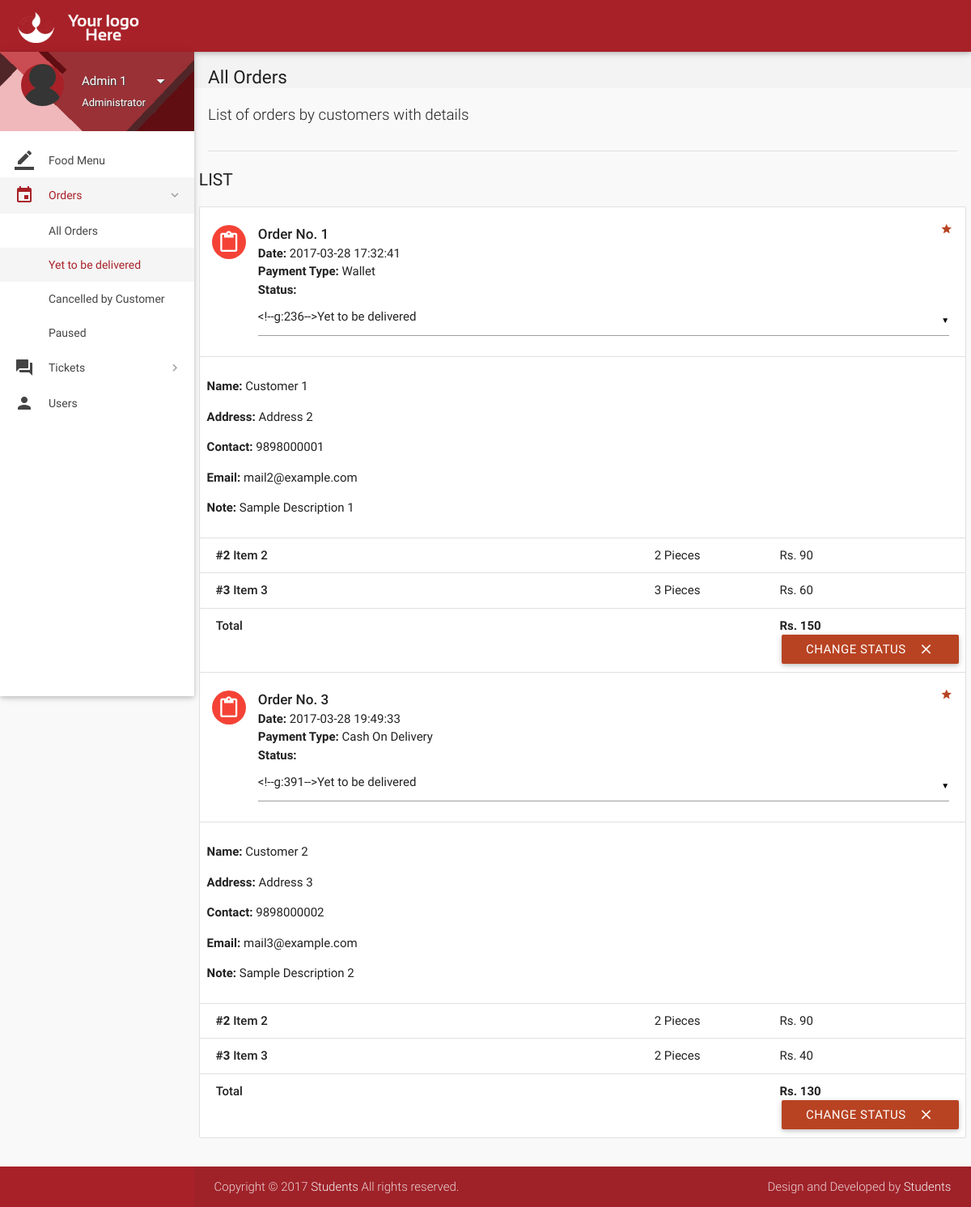
/all-orders.php?status=Yet to be delivered (signed in), run on an earlier commit of the app's database.
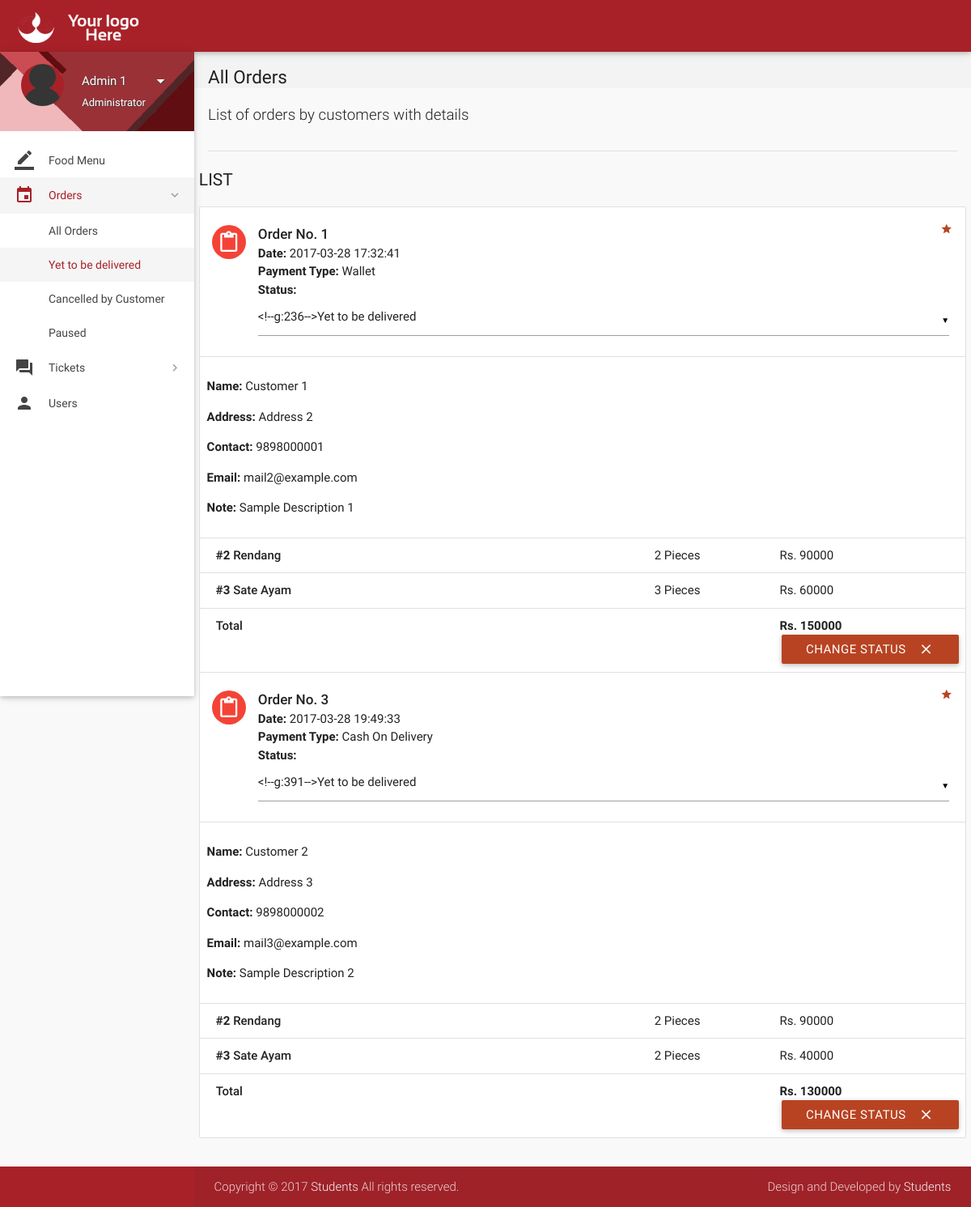
And on a later commit of the database.
### tables this page shows
CREATE TABLE `order_details` (
  `id` int(11) NOT NULL,
  `order_id` int(11) NOT NULL,
  `item_id` int(11) NOT NULL,
  `quantity` int(11) NOT NULL,
  `price` int(11) NOT NULL
);

CREATE TABLE `items` (
  `id` int(11) NOT NULL,
  `name` varchar(20) NOT NULL,
  `price` int(11) NOT NULL,
  `deleted` tinyint(4) NOT NULL DEFAULT '0'
);

CREATE TABLE `orders` (
  `id` int(11) NOT NULL,
  `customer_id` int(11) NOT NULL,
  `address` varchar(300) NOT NULL,
  `description` varchar(300) NOT NULL,
  `date` datetime NOT NULL DEFAULT CURRENT_TIMESTAMP,
  `payment_type` varchar(16) NOT NULL DEFAULT 'Wallet',
  `total` int(11) NOT NULL,
  `status` varchar(25) NOT NULL DEFAULT 'Yet to be delivered',
  `deleted` tinyint(4) NOT NULL DEFAULT '0'
);

### all-orders.php (the view, shortened to what the changed rows need)
<?php
include 'includes/connect.php';
	if($_SESSION['admin_sid']==session_id())
	{
		?>
<!DOCTYPE html>
<html lang="en">
<head>
  <link href="css/materialize.min.css" type="text/css" rel="stylesheet" media="screen,projection">
  <link href="css/style.min.css" type="text/css" rel="stylesheet" media="screen,projection">
  <link href="css/custom/custom.min.css" type="text/css" rel="stylesheet" media="screen,projection">
  <link href="js/plugins/perfect-scrollbar/perfect-scrollbar.css" type="text/css" rel="stylesheet" media="screen,projection">
</head>
<body>
  <header id="header" class="page-topbar">
        <div class="navbar-fixed">
            <nav class="navbar-color">
                <div class="nav-wrapper">
                    <ul class="left">
                      <li><h1 class="logo-wrapper"><a href="index.php" class="brand-logo darken-1"><img src="images/materialize-logo.png" alt="logo"></a> <span class="logo-text">Logo</span></h1></li>
                    </ul>
                </div>
            </nav>
        </div>
  </header>
  <div id="main">
    <div class="wrapper">
								<?php
									$sql = mysqli_query($con, "SELECT DISTINCT status FROM orders;");
									while($row = mysqli_fetch_array($sql)){
									if(isset($_GET['status'])){
										$status = $row['status'];
									}
									}
									?>
      <section id="content">
        <div class="container">
<div id="work-collections" class="seaction">
					<?php
					if(isset($_GET['status'])){
						$status = $_GET['status'];
					}
					else{
						$status = '%';
					}
					$sql = mysqli_query($con, "SELECT * FROM orders WHERE status LIKE '$status';");
					echo '<div class="row">
                <div>
                    <h4 class="header">List</h4>
                    <ul id="issues-collection" class="collection">';
					while($row = mysqli_fetch_array($sql))
					{
						$status = $row['status'];
						$deleted = $row['deleted'];
						echo '<li class="collection-item avatar">
                              <i class="mdi-content-content-paste red circle"></i>
                              <span class="collection-header">Order No. '.$row['id'].'</span>
                              <p><strong>Date:</strong> '.$row['date'].'</p>
                              <p><strong>Payment Type:</strong> '.$row['payment_type'].'</p>
							  <p><strong>Status:</strong> '.($deleted ? $status : '
							  <form method="post" action="routers/edit-orders.php">
							    <input type="hidden" value="'.$row['id'].'" name="id">
								<select name="status">
								<option value="Yet to be delivered" '.($status=='Yet to be delivered' ? 'selected' : '').'>Yet to be delivered</option>
								<option value="Delivered" '.($status=='Delivered' ? 'selected' : '').'>Delivered</option>
								<option value="Cancelled by Admin" '.($status=='Cancelled by Admin' ? 'selected' : '').'>Cancelled by Admin</option>
								<option value="Paused" '.($status=='Paused' ? 'selected' : '').'>Paused</option>
								</select>
							  ').'</p>
                              <a href="#" class="secondary-content"><i class="mdi-action-grade"></i></a>
                              </li>';
						$order_id = $row['id'];
						$customer_id = $row['customer_id'];
						$sql1 = mysqli_query($con, "SELECT * FROM order_details WHERE order_id = $order_id;");
						$sql3 = mysqli_query($con, "SELECT * FROM users WHERE id = $customer_id;");
							while($row3 = mysqli_fetch_array($sql3))
							{
							echo '<li class="collection-item">
                            <div class="row">
							<p><strong>Name: </strong>'.$row3['name'].'</p>
							<p><strong>Address: </strong>'.$row['address'].'</p>
							'.($row3['contact'] == '' ? '' : '<p><strong>Contact: </strong>'.$row3['contact'].'</p>').'
							'.($row3['email'] == '' ? '' : '<p><strong>Email: </strong>'.$row3['email'].'</p>').'
							'.(!empty($row['description']) ? '<p><strong>Note: </strong>'.$row['description'].'</p>' : '').'
                            </li>';
							}
						while($row1 = mysqli_fetch_array($sql1))
						{
							$item_id = $row1['item_id'];
							$sql2 = mysqli_query($con, "SELECT * FROM items WHERE id = $item_id;");
							while($row2 = mysqli_fetch_array($sql2))
								$item_name = $row2['name'];
							echo '<li class="collection-item">
                            <div class="row">
                            <div class="col s7">
                            <p class="collections-title"><strong>#'.$row1['item_id'].'</strong> '.$item_name.'</p>
                            </div>
                            <div class="col s2">
                            <span>'.$row1['quantity'].' Pieces</span>
                            </div>
                            <div class="col s3">
                            <span>Rs. '.$row1['price'].'</span>
                            </div>
                            </div>
                            </li>';
						}
								echo'<li class="collection-item">
                                        <div class="row">
                                            <div class="col s7">
                                                <p class="collections-title"> Total</p>
                                            </div>
                                            <div class="col s2">
											<span> </span>
                                            </div>
                                            <div class="col s3">
                                                <span><strong>Rs. '.$row['total'].'</strong></span>
                                            </div>';
								if(!$deleted){
								echo '<button class="btn waves-effect waves-light right submit" type="submit" name="action">Change Status
                                              <i class="mdi-content-clear right"></i>
										</button>
										</form>';
								}
								echo'</div></li>';
					}
					?>
					</ul>
                </div>
              </div>
            </div>
        </div>
      </section>
    </div>
  </div>
</body>
</html>
<?php
	}
?>

What changed in the data, as far as the page shows it:
changed orders "Wallet": total "150" → "150000"
changed order_details (number 1 of 4 on the later page): item.name "Item 2" → "Rendang"; price "90" → "90000"
changed order_details (number 2 of 4 on the later page): item.name "Item 3" → "Sate Ayam"; price "60" → "60000"
changed orders "Cash On Delivery": total "130" → "130000"
changed order_details (number 3 of 4 on the later page): item.name "Item 2" → "Rendang"; price "90" → "90000"
changed order_details (number 4 of 4 on the later page): item.name "Item 3" → "Sate Ayam"; price "40" → "40000"
